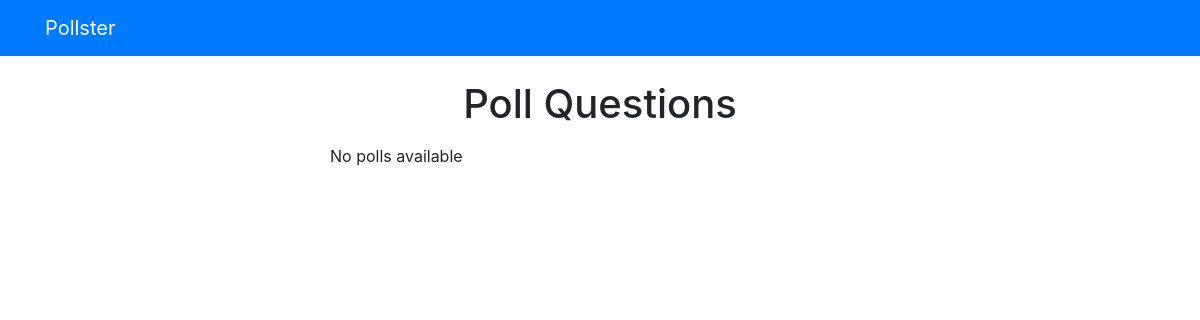
/polls/, run on an earlier commit of the app's database.
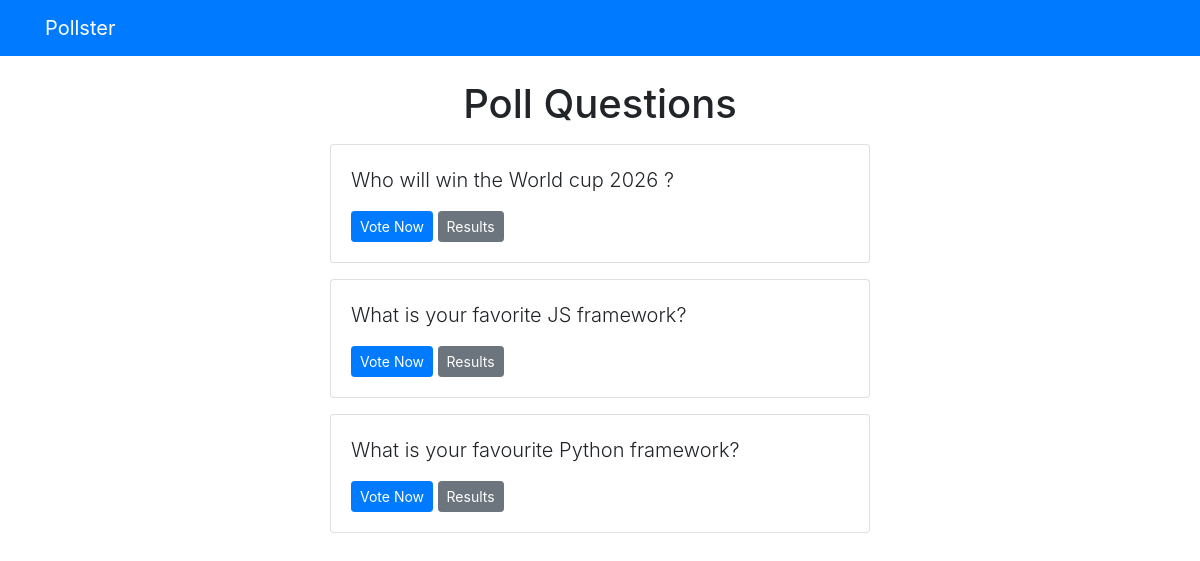
And on a later commit of the database.
### polls/models.py (models this page shows, shortened)
class Question(models.Model):
    question_text = models.CharField(max_length=200)
    pub_date = models.DateTimeField('date published')

### polls/views.py (the view)
# urls.py: path('', views.index, name='index'),
def index(request):
    latest_question_list = Question.objects.order_by('-pub_date')[:5]
    context = {'latest_question_list': latest_question_list}
    return render(request, 'polls/index.html', context)

### templates/polls/index.html
{% extends 'base.html' %}
{% block content %}
  <h1 class="text-center mb-3">Poll Questions</h1>
  {% if latest_question_list %}
    {% for question in latest_question_list %}
      <div class="card mb-3">
        <div class="card-body">
          <p class="lead">{{ question.question_text }}</p>
          <a href="{% url 'polls:detail' question.id %}" class="btn btn-primary btn-sm">Vote Now</a>
          <a href="{% url 'polls:results' question.id %}" class="btn btn-secondary btn-sm">Results</a>
        </div>
      </div>
    {% endfor %}
  {% else %}
    <p>No polls available</p>
  {% endif %}
{% endblock %}

### templates/base.html (shortened to what this page needs)
<!DOCTYPE html>
<html lang="en">
  <head>
    <link
      rel="stylesheet"
      href="https://stackpath.bootstrapcdn.com/bootstrap/4.3.1/css/bootstrap.min.css"
    />
  </head>
  <body>
    {% include 'partials/_navbar.html' %}
    <div class="container">
      <div class="row">
        <div class="col-md-6 m-auto">
          {% block content %}{% endblock %}
        </div>
      </div>
    </div>
  </body>
</html>

### templates/partials/_navbar.html
<nav class="navbar navbar-dark bg-primary mb-4">
	<div class="container">
		<a class="navbar-brand" href="/">Pollster</a>
	</div>
</nav>

What changed in the data, as far as the page shows it:
added Question: question_text "Who will win the World cup 2026 ?"
added Question: question_text "What is your favorite JS framework?"
added Question: question_text "What is your favourite Python framework?"
Also different on the page:
text no longer shown: "No polls available"
